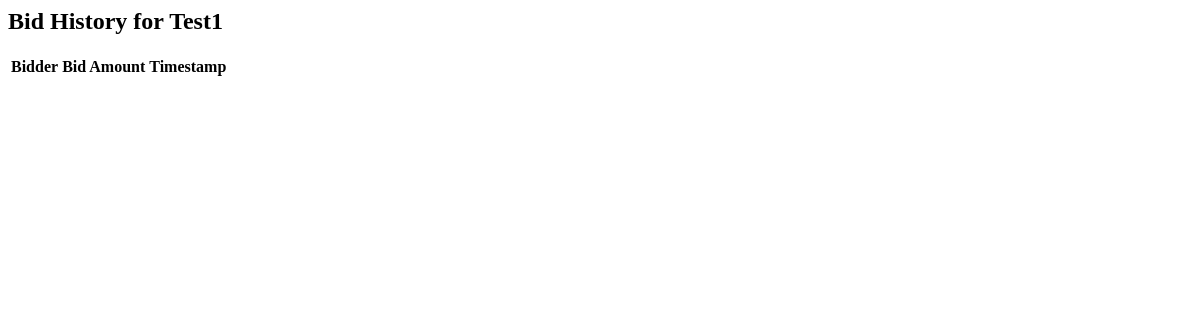
The app's page /admin/bids/history/1, older data.
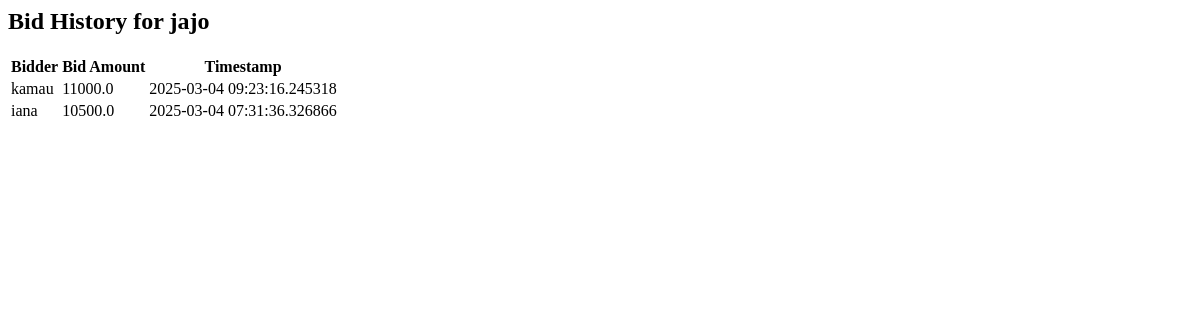
The same page, newer data.
### models.py (models this page shows)
class AuctionItem(db.Model):
    id = db.Column(db.Integer, primary_key=True)
    title = db.Column(db.String(100), nullable=False)
    description = db.Column(db.Text, nullable=False)
    starting_price = db.Column(db.Float, nullable=False)
    image = db.Column(db.String(100), nullable=True)
    end_time = db.Column(db.DateTime(timezone=True), nullable=False, default=lambda: datetime.now(timezone.utc))
    bids = db.relationship('Bid', backref='auction_item', lazy=True)
    category = db.Column(db.String(50), nullable=False)  # New field for category
    additional_images = db.relationship('AdditionalImage', back_populates='auction_item', cascade="all, delete-orphan")
    serial_number = db.Column(db.String(50), nullable=True)
    model = db.Column(db.String(50), nullable=True)
    year_of_manufacture = db.Column(db.String(4), nullable=True)
    color = db.Column(db.String(30), nullable=True)
    primary_damage = db.Column(db.String(50), nullable=True)
    secondary_damage = db.Column(db.String(50), nullable=True)
    VIN = db.Column(db.String(17), nullable=True)
    odometer = db.Column(db.Integer, nullable=True)
    working = db.Column(db.String(10), nullable=True)  # Yes/No/Not Applicable
    sale_status = db.Column(db.String(20), default='Open')  # Open, Closed, or Sold

class Bid(db.Model):
    id = db.Column(db.Integer, primary_key=True)
    user_id = db.Column(db.Integer, db.ForeignKey('user.id'), nullable=False)
    auction_id = db.Column(db.Integer, db.ForeignKey('auction_item.id'), nullable=False)
    bid_amount = db.Column(db.Float, nullable=False)
    timestamp = db.Column(db.DateTime, default=datetime.now)
    user = db.relationship('User', backref='bids')

class User(UserMixin, db.Model):
    id = db.Column(db.Integer, primary_key=True)
    username = db.Column(db.String(50), unique=True, nullable=False)
    password = db.Column(db.String(100), nullable=False)
    is_admin = db.Column(db.Boolean, default=False)

### app.py (the view)
@app.route('/admin/bids/history/<int:item_id>')
def view_bid_history(item_id):
    auction = AuctionItem.query.get(item_id)  # Fetch auction item
    if not auction:
        abort(404)  # Handle the case where the auction item does not exist
    bids = Bid.query.filter_by(auction_id=item_id).order_by(Bid.timestamp.desc()).all()
    return render_template('view_bid_history.html', bids=bids, item_id=item_id, auction=auction)

### app.py (called while the page is built)
@app.context_processor
def inject_user_model():
    from models import User  # Import your User model here
    return dict(User=User)

### templates/view_bid_history.html
<h2>Bid History for {{ auction.title }}</h2>
<table>
    <tr>
        <th>Bidder</th>
        <th>Bid Amount</th>
        <th>Timestamp</th>
    </tr>
    {% for bid in bids %}
    <tr>
        <td>{{ bid.user.username }}</td>
        <td>{{ bid.bid_amount }}</td>
        <td>{{ bid.timestamp }}</td>
    </tr>
    {% endfor %}
</table>

Row changes from the older to the newer data that the page shows:
changed AuctionItem: title "Test1" → "jajo"
added Bid: user.username "kamau", bid_amount "11000.0", timestamp "2025-03-04 09:23:16.245318"
added Bid: user.username "iana", bid_amount "10500.0", timestamp "2025-03-04 07:31:36.326866"
